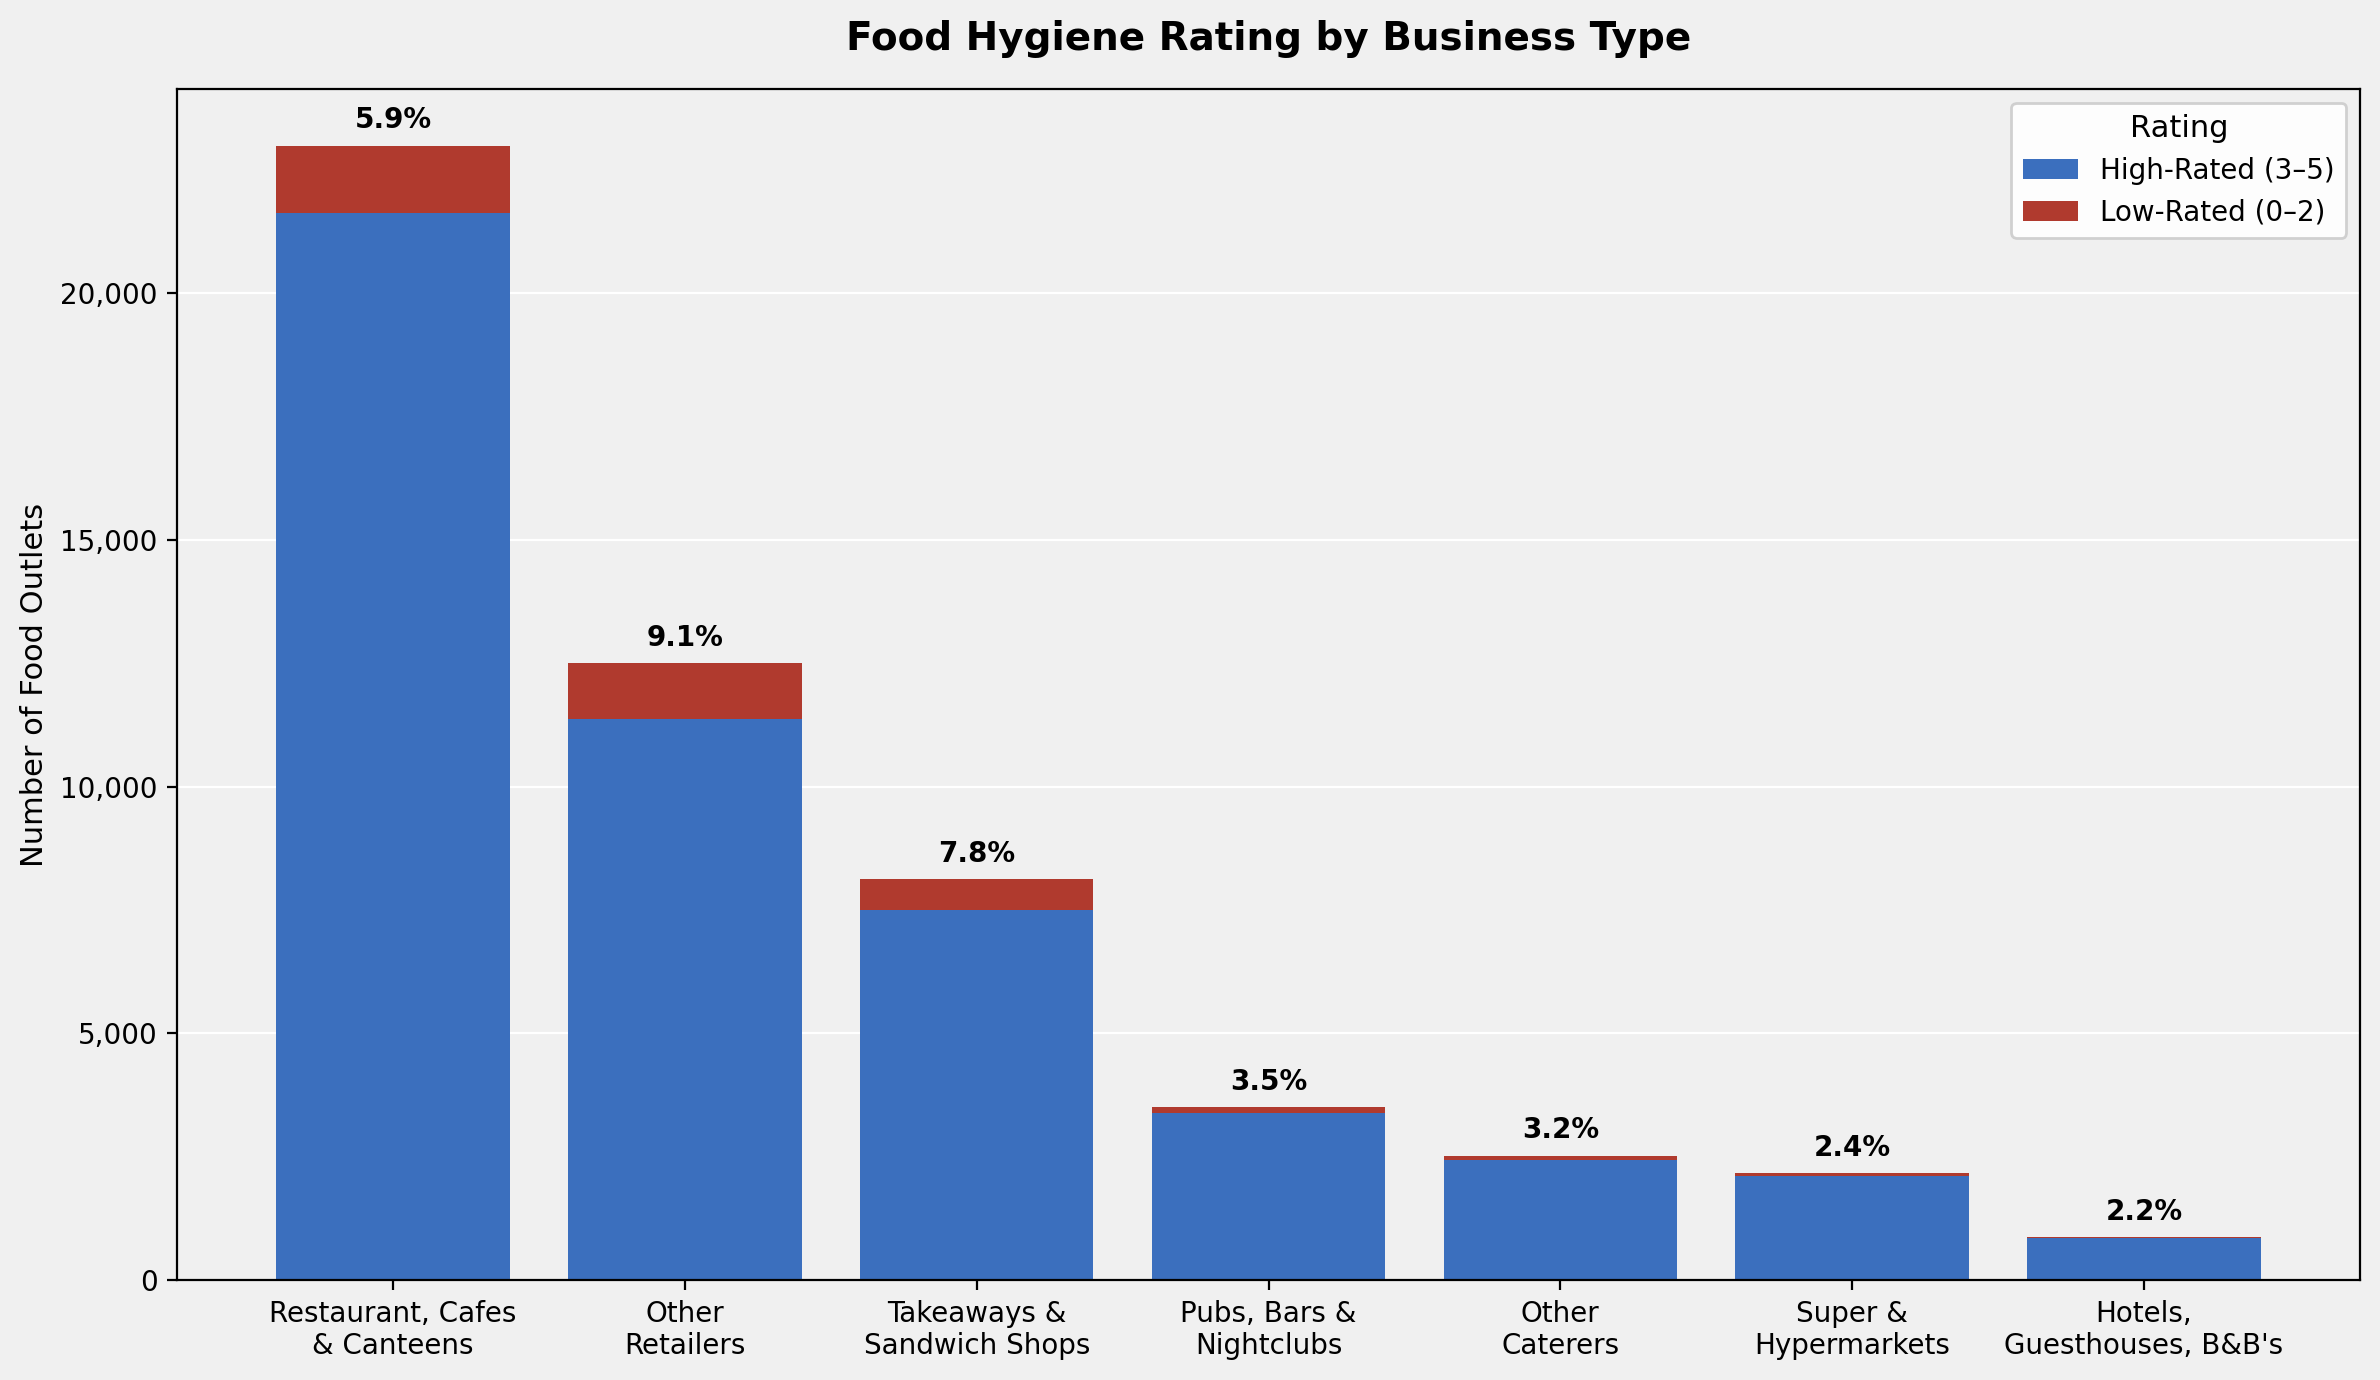

Reproduce this figure in Python.
import pandas as pd
import matplotlib
matplotlib.use("Agg")
import matplotlib.pyplot as plt

df = pd.read_csv("data processing/3_FHRS_MSOA.csv", encoding="utf-8-sig")

# 按 BusinessType 汇总
stats = (
    df.groupby("BusinessType")
    .agg(
        total=("RatingValue", "count"),
        low_count=("RatingValue", lambda x: (x <= 2).sum()),
    )
    .reset_index()
)
stats["high_count"] = stats["total"] - stats["low_count"]
stats["low_pct"]   = (stats["low_count"] / stats["total"] * 100).round(1)
stats = stats.sort_values("total", ascending=False)

stats.to_csv("spatial analysis/14_biztype_lowrating.csv", index=False, encoding="utf-8-sig")
print(stats.to_string(index=False))

# 堆叠柱状图
LABEL_MAP = {
    "Restaurant/Cafe/Canteen":               "Restaurant, Cafes\n& Canteens",
    "Retailers - other":                     "Other\nRetailers",
    "Takeaway/sandwich shop":                "Takeaways &\nSandwich Shops",
    "Pub/bar/nightclub":                     "Pubs, Bars &\nNightclubs",
    "Other catering premises":               "Other\nCaterers",
    "Retailers - supermarkets/hypermarkets": "Super &\nHypermarkets",
    "Hotel/bed & breakfast/guest house":     "Hotels,\nGuesthouses, B&B's",
}
stats["label"] = stats["BusinessType"].map(LABEL_MAP).fillna(stats["BusinessType"])

fig, ax = plt.subplots(figsize=(12, 7))
fig.patch.set_facecolor("#f0f0f0")
ax.set_facecolor("#f0f0f0")

x = range(len(stats))
ax.bar(x, stats["high_count"], color="#3b6fbe", label="High-Rated (3–5)")
ax.bar(x, stats["low_count"],  color="#b03a2e", label="Low-Rated (0–2)",
       bottom=stats["high_count"])

# 百分比标注
for i, (_, row) in enumerate(stats.iterrows()):
    ax.text(i, row["total"] + stats["total"].max() * 0.01,
            f"{row['low_pct']}%", ha="center", va="bottom",
            fontsize=10, fontweight="bold")

ax.set_xticks(list(x))
ax.set_xticklabels(stats["label"], fontsize=10)
ax.set_ylabel("Number of Food Outlets", fontsize=11)
ax.set_title("Food Hygiene Rating by Business Type", fontsize=14, fontweight="bold", pad=14)
ax.yaxis.set_major_formatter(plt.FuncFormatter(lambda v, _: f"{int(v):,}"))
ax.legend(title="Rating", fontsize=10, title_fontsize=11,
          loc="upper right", framealpha=0.9)
ax.grid(axis="y", color="white", linewidth=0.8)
ax.set_axisbelow(True)

plt.tight_layout()
plt.savefig("spatial analysis/14_biztype_lowrating.png", dpi=200, bbox_inches="tight")
plt.close()
print("\n图已保存：spatial analysis/14_biztype_lowrating.png")
